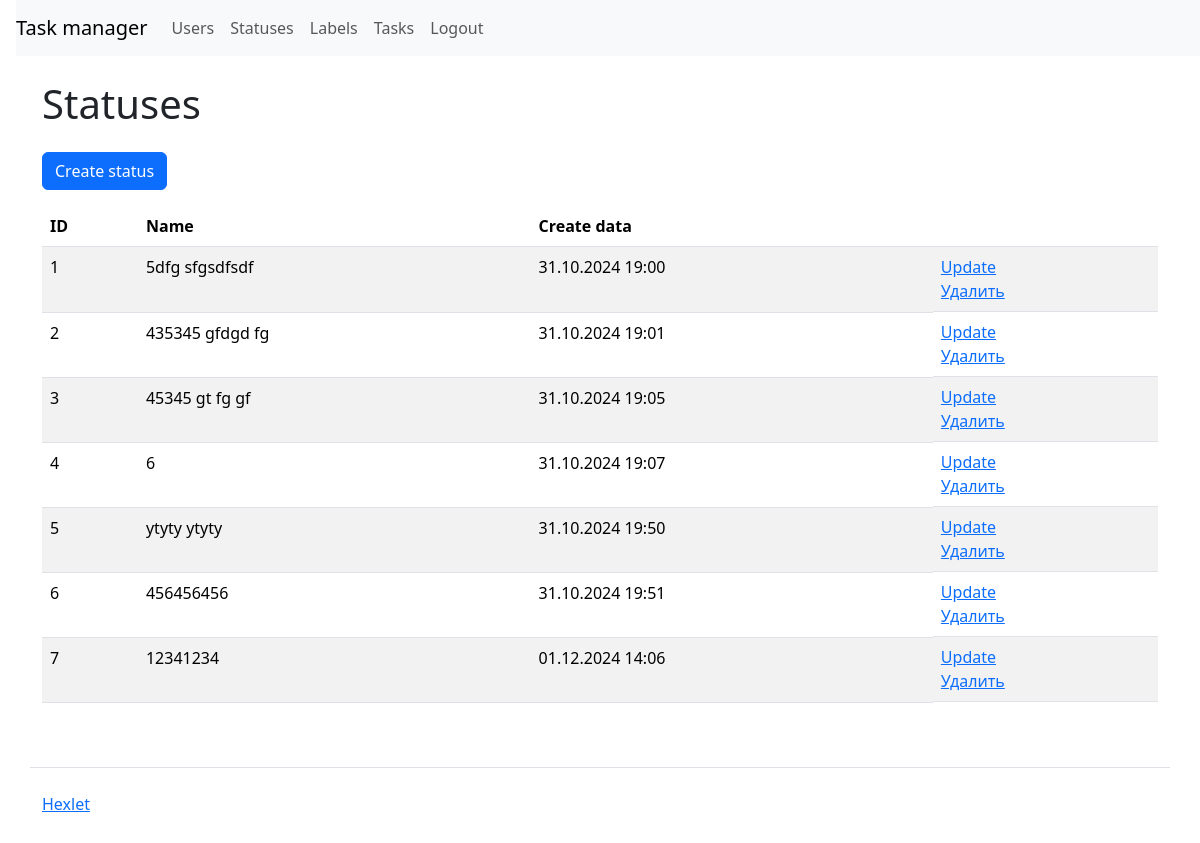
Screenshot of /statuses/ (signed in) with the database file from the repository.
### task_manager/statuses/models.py (models this page shows, shortened)
class Status(models.Model):
    name = models.CharField(max_length=50, unique=True, blank=False)
    created_at = models.DateTimeField(auto_now_add=True)

### task_manager/statuses/views.py (the view)
# urls.py: path('', views.ListStatusesView.as_view(), name='list_statuses'),
class ListStatusesView(NoLogin, ListView):
    model = Status
    template_name = 'list_statuses.html'
    context_object_name = 'statuses'

### task_manager/templates/list_statuses.html
{% extends 'base.html' %}
{% load django_bootstrap5 %}
{% load i18n %}
{% block content %}
  <h1 class="my-4">
    {% translate "Statuses" %}
  </h1>
<a class="btn btn-primary mb-3" href="{% url 'create_status' %}">{% translate "Create status" %}</a>
<table class="table table-striped">
<thead>
<tr>
  <th>ID</th>
  <th>{% translate "Name" %}</th>
  <th>{% translate "Create data" %}</th>
  <th></th>
</tr>
</thead>
<tbody>
  {% for status in statuses %}
  <tr>
    <td>{{ status.id }}</td>
    <td>{{ status.name }}</td>
    <td>{{ status.created_at|date:"d.m.Y H:i" }}</td>
    <td class="d-flex flex-column">
      <a href="{% url 'update_status' status.id %}" class="d-inline-block">{% translate "Update"%}</a>
      <a href="{% url 'delete_status' status.id %}" class="d-inline-block">{% translate "Delete"%}</a>
    </td>
  </tr>
  {% endfor %}
</tbody>
</table>
{% endblock %}

### rows the page displays
Status: id "1", name "5dfg sfgsdfsdf", created_at "31.10.2024 19:00"
Status: id "2", name "435345 gfdgd fg", created_at "31.10.2024 19:01"
Status: id "3", name "45345 gt fg gf", created_at "31.10.2024 19:05"
Status: id "4", name "6", created_at "31.10.2024 19:07"
Status: id "5", name "ytyty ytyty", created_at "31.10.2024 19:50"
Status: id "6", name "456456456", created_at "31.10.2024 19:51"
Status: id "7", name "12341234", created_at "01.12.2024 14:06"
